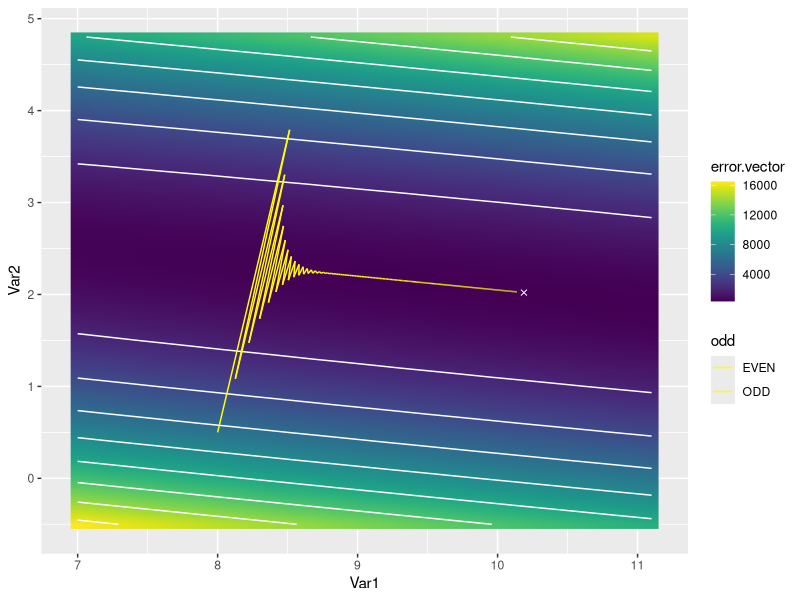

Write R code to recreate this figure.
## ---- chunk 1
library(tibble)
library(ggplot2)
library(viridis)

set.seed(1)

generate.data = function(N, slope, intercept, mean, sd){
  # randomly pick N x-values uniformly distributed from 1 to 10
  X = matrix(runif(n=N, min=0, max=10))   
  
  # generate y-values for each x, with Gaussian noise
  Y = matrix((intercept+slope*X) + rnorm(n=N, mean = mean, sd = sd)) 
  
  return(cbind(X,Y))
}

data = generate.data(N=50, slope=2, intercept=10, mean=0, sd=3)
N = nrow(data)
A = cbind(rep(1,N), data[,1])
b = data[,2]

eps = .001
delta = .5
#x = c(runif(n=1, min=8, max=10), runif(n=1, min=1, max=3))
x = c(8,0.5)

error = function(A,x,b){
  return(norm(t(A) %*% A %*% x - t(A) %*% b, type="2"))
}

grad.desc.data = data_frame(epoch=numeric(), x.old=double(), y.old=double(), x.new=double(), y.new=double(), error.old=double(), error.new=double())

epoch = 1
err = error(A,x,b)

while (err>delta){
  #print(paste("epoch: ", epoch, "; error: ", round(err, digits=6), "x: ", round(x[1], digits=3), ",",round(x[2], digits=3)))
  
  grad.desc.data[epoch,1] = epoch
  grad.desc.data[epoch,2] = x[1]
  grad.desc.data[epoch,3] = x[2]
  grad.desc.data[epoch,6] = err
  
  x = x-eps*(t(A) %*% A %*% x - t(A) %*% b)
  
  grad.desc.data[epoch,4] = x[1]
  grad.desc.data[epoch,5] = x[2]
  err = error(A,x,b)
  grad.desc.data[epoch,7] = err
  epoch = epoch+1
}
grad.desc.data$odd = ifelse(grad.desc.data$epoch%%2==0, "EVEN", "ODD")
## ---- chunk 2
#Set data range for plotting
xmin = round(min(grad.desc.data$x.old), digits=1)-1
xmax = round(max(grad.desc.data$x.old), digits=1)+1
ymin = round(min(grad.desc.data$y.old), digits=1)-1
ymax = round(max(grad.desc.data$y.old), digits=1)+1

xrange = seq(from=xmin, to=xmax, by=0.1)
yrange = seq(from=ymin, to=ymax, by=0.1)

grid = as.matrix(expand.grid(xrange, yrange))
k = dim(grid)[1]

b.broadcast = b %*% t(rep(1, k))

error.vector = diag(t(b.broadcast-A%*%t(grid)) %*% (b.broadcast-A%*%t(grid)))
grid.error = as_data_frame(cbind(grid, error.vector))

lm.fit = lm(b~data[,1])
x.lm = as_data_frame(t(as.matrix(coef(lm.fit))))
names(x.lm) = c("V1","V2")

(error.plot = ggplot() +
        geom_raster(data = grid.error, aes(x=Var1, y=Var2, fill=error.vector), interpolate = TRUE) +
        geom_contour(data = grid.error, aes(x=Var1, y=Var2, z=error.vector), color="white") +
        geom_point(data = x.lm, aes(x=V1, y=V2), shape=4, color="white") +
        geom_segment(data = grad.desc.data, aes(x=x.old, y=y.old, xend=x.new, yend=y.new, color=odd)) +
        scale_fill_viridis()) +
        scale_color_manual(values = c("yellow","yellow"))

lm.plot = ggplot() +
            geom_point(data=data.frame(data), aes(x=X1, y=X2)) +
            geom_abline(slope=2, intercept=10) + #generating line
            geom_smooth(data=data.frame(data), aes(x=X1, y=X2), method = lm) + #least squares analytical soln
            geom_abline(slope=9, intercept=1, color="red")  #
